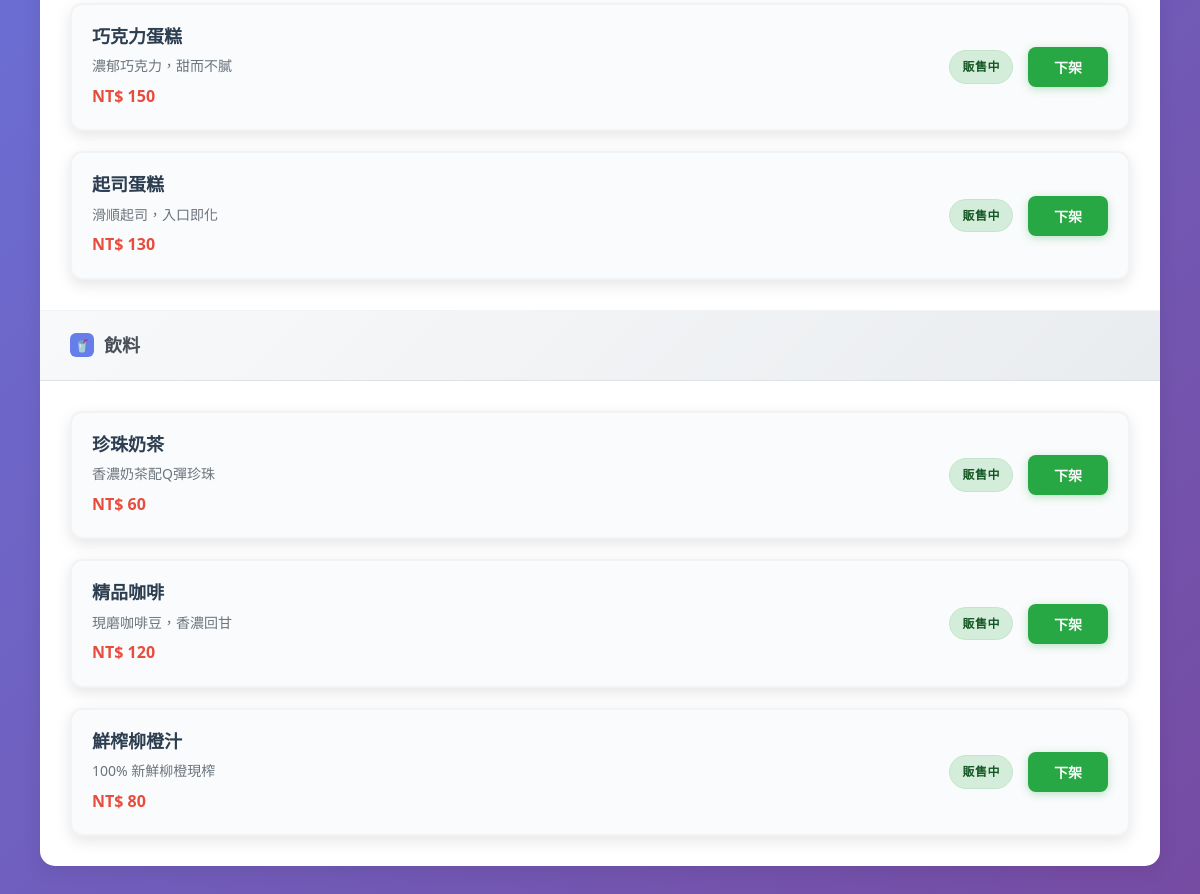
Before: /admin/menu (signed in, lower part) with the older database file.
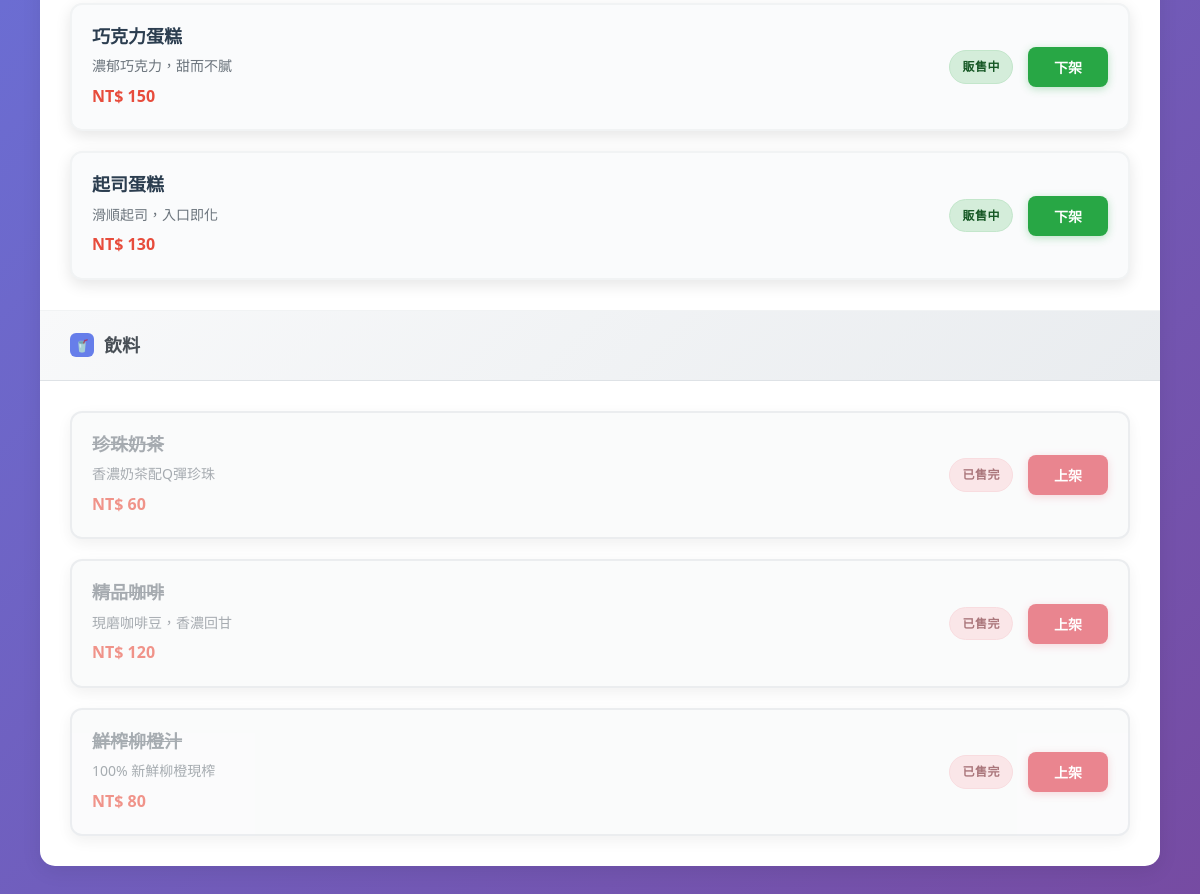
After: the same page with the newer database file.
### app.py (models this page shows, shortened)
class MenuItem(db.Model):
    id = db.Column(db.Integer, primary_key=True)
    name = db.Column(db.String(100), nullable=False)
    description = db.Column(db.Text)
    price = db.Column(db.Integer, nullable=False)  # 以分為單位
    category = db.Column(db.String(50), nullable=False)
    is_available = db.Column(db.Boolean, default=True)
    image_url = db.Column(db.String(200))
    created_at = db.Column(db.DateTime, default=datetime.now)

### app.py (the view)
@app.route('/admin/menu')
@admin_required
def admin_menu():
        try:
            menu_items = MenuItem.query.order_by(MenuItem.category, MenuItem.name).all()
            categories = db.session.query(MenuItem.category).distinct().all()
            return render_template('admin/menu.html',
                                   menu_items=menu_items,
                                   categories=[cat[0] for cat in categories])
        except Exception as e:
            flash(f'載入菜單失敗: {str(e)}', 'error')
            return redirect(url_for('admin_dashboard'))

### app.py (called while the page is built)
def admin_required(f):
    @wraps(f)
    def decorated_function(*args, **kwargs):
        if not session.get('admin_logged_in'):
            flash('請先登入管理員帳號', 'error')
            return redirect(url_for('admin_login'))
        return f(*args, **kwargs)
    return decorated_function

### templates/admin/menu.html (shortened to what this page needs)
{% extends "base.html" %}
{% block content %}
<div class="container">
    <div class="menu-container">
        {% if menu_items %}
            {% set ns = namespace(current_category='', item_count=0) %}
            {% for item in menu_items %}
                {% if item.category != ns.current_category %}
                    {% if ns.current_category != '' %}
                            </div>
                        </div>
                    {% endif %}
                    {% set ns.current_category = item.category %}
                    {% set ns.item_count = 0 %}
                    <div class="category-section">
                        <div class="category-header">
                            <h3 class="category-title">
                                <span class="category-icon">
                                    {% if item.category == '滷味' %}🥘
                                    {% elif item.category == '飲料' %}🥤
                                    {% else %}🍽️{% endif %}
                                </span>
                                {{ item.category }}
                            </h3>
                        </div>
                        <div class="menu-items-grid">
                {% endif %}
                <div class="menu-item {{ 'unavailable' if not item.is_available else '' }}" id="item-{{ item.id }}">
                    <div class="item-info">
                        <h4 class="item-name">{{ item.name }}</h4>
                        <p class="item-description">{{ item.description or '暫無描述' }}</p>
                        <p class="item-price">NT$ {{ item.price }}</p>
                    </div>
                    <div class="item-controls">
                        <span class="status-badge {{ 'status-available' if item.is_available else 'status-unavailable' }}">
                            {{ '販售中' if item.is_available else '已售完' }}
                        </span>
                        <button
                            class="toggle-btn {{ 'available' if item.is_available else 'unavailable' }}"
                            onclick="toggleMenuItem({{ item.id }}, '{{ item.name }}')"
                            id="btn-{{ item.id }}">
                            {{ '下架' if item.is_available else '上架' }}
                        </button>
                    </div>
                </div>
                {% set ns.item_count = ns.item_count + 1 %}
                {% if loop.last %}
                        </div>
                    </div>
                {% endif %}
            {% endfor %}
        {% else %}
            <div class="empty-state">
                <h3>📝 尚無菜單項目</h3>
                <p>系統中還沒有任何商品，請先添加菜單項目</p>
                <a href="/admin" class="btn btn-primary">返回後台</a>
            </div>
        {% endif %}
    </div>
</div>
{% endblock %}

Changed rows visible on the page:
changed MenuItem "飲料": is_available "販售中" → "已售完"; is_available "下架" → "上架"
changed MenuItem "精品咖啡": is_available "販售中" → "已售完"; is_available "下架" → "上架"
changed MenuItem "鮮榨柳橙汁": is_available "販售中" → "已售完"; is_available "下架" → "上架"
